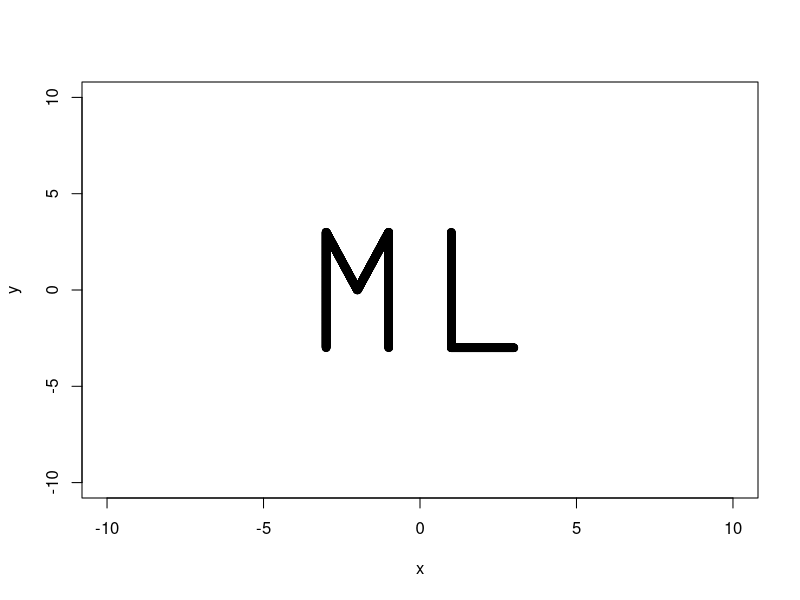
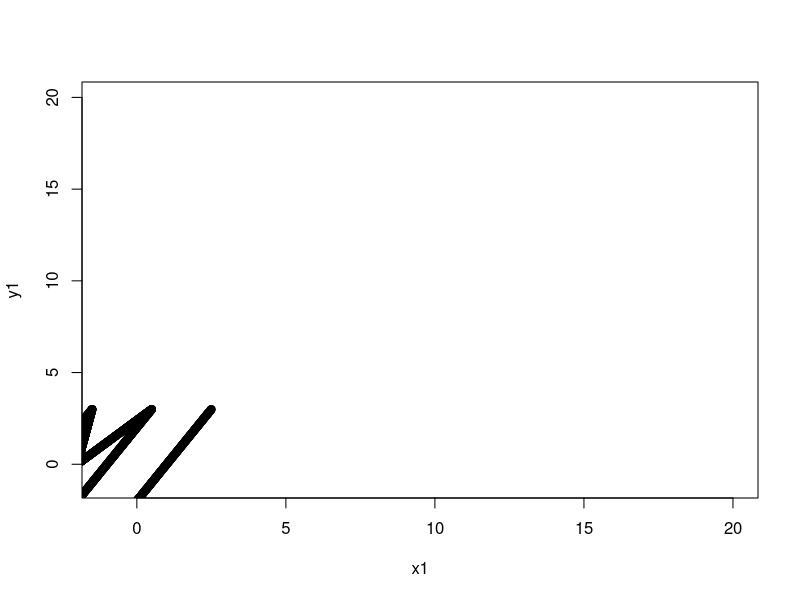
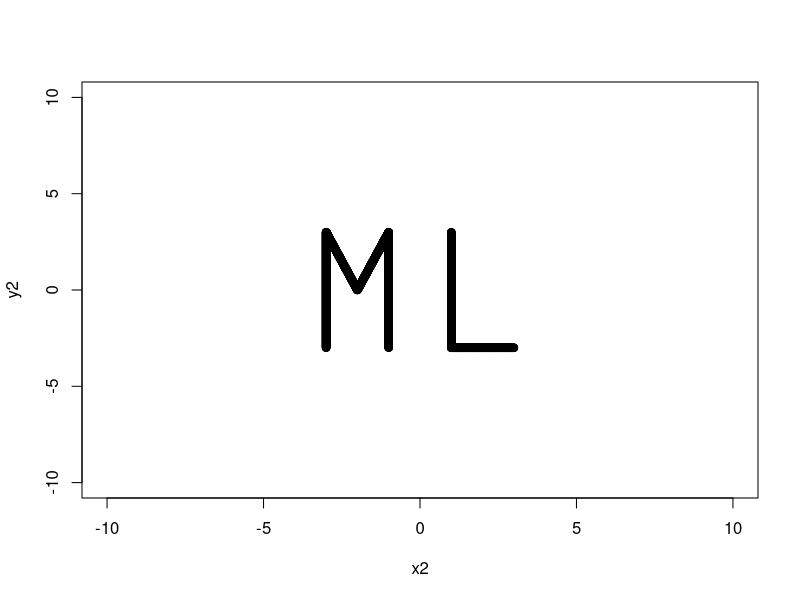
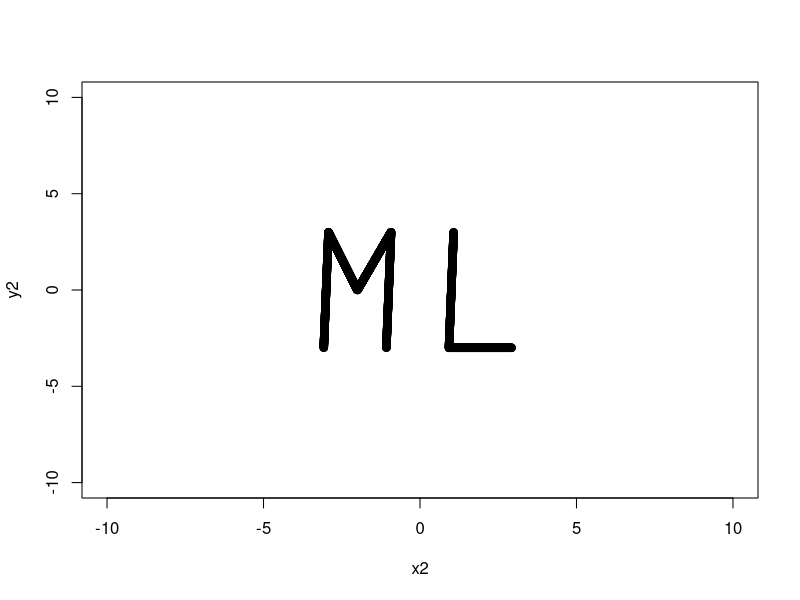
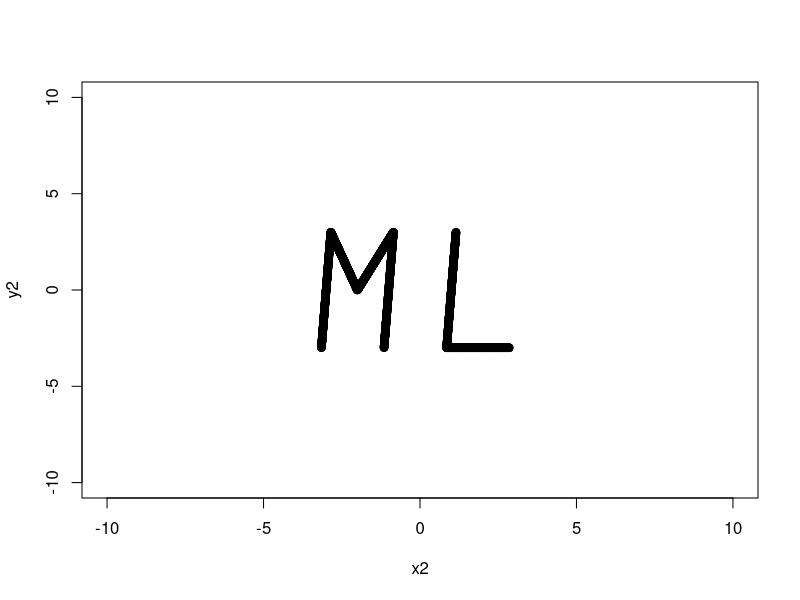
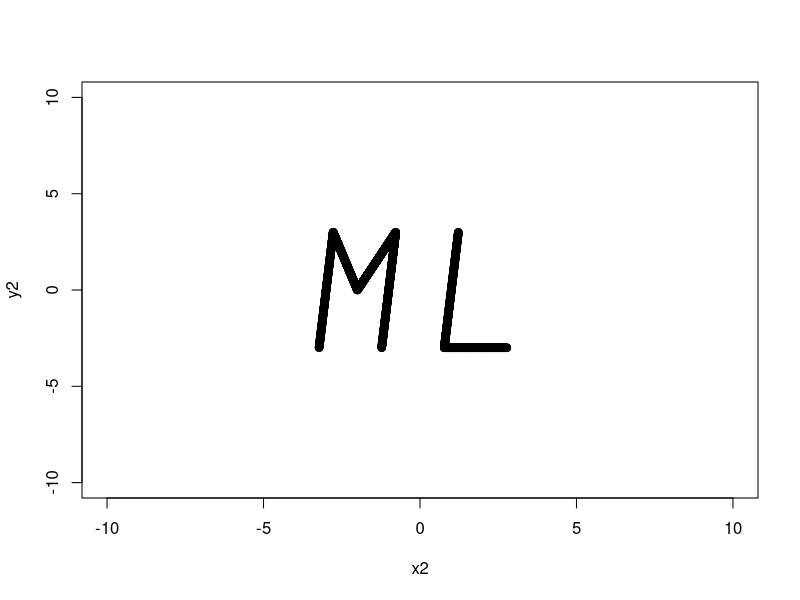
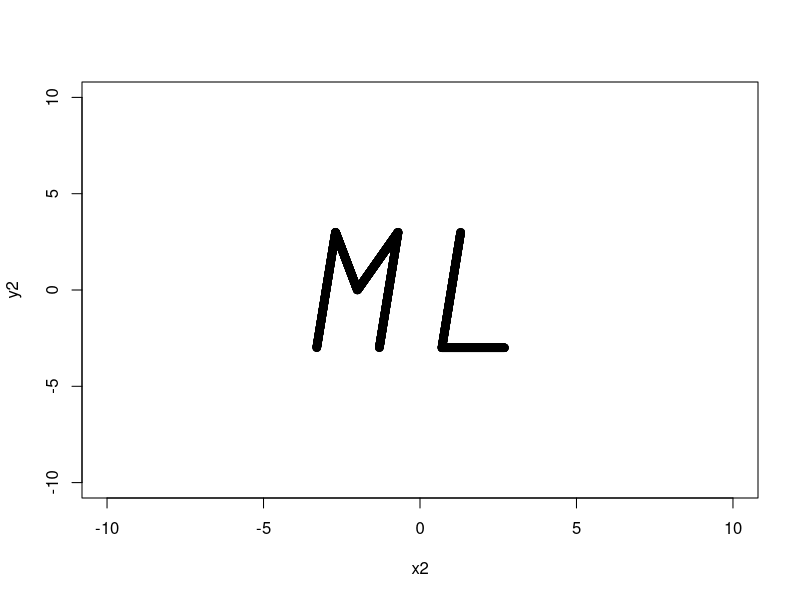
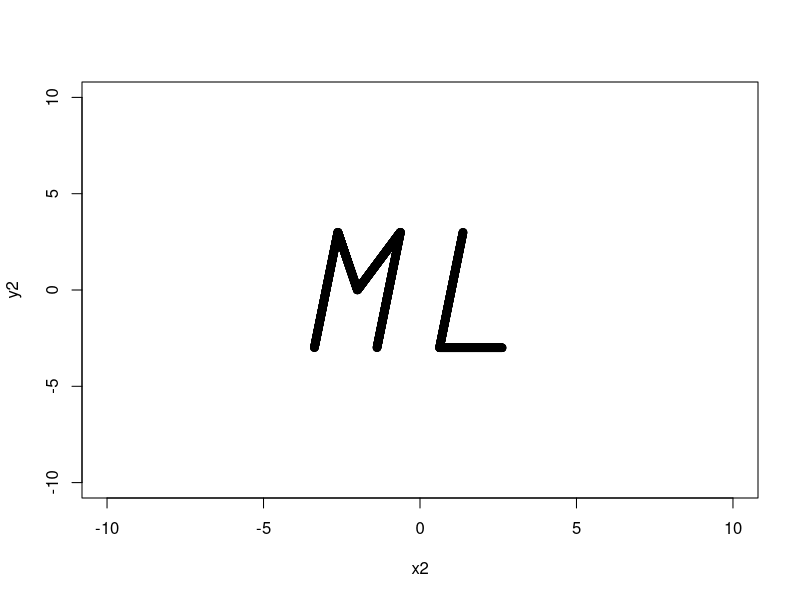

R code for these plots, in order:
## ---- chunk 1

x=c(rep(-3,500), seq(-3,-2,length.out=500), seq(-2,-1,length.out=500), rep(-1,500), rep(1,500), seq(1,3,length.out=500))

y=c(seq(-3,3,length.out=500), seq(3,0,length.out=500), seq(0,3,length.out=500), seq(3,-3,length.out=500), seq(3,-3,length.out=500), rep(-3,500))

z=rbind(x,y)

plot(y~x, xlim=c(-10,10), ylim=c(-10,10))

## ---- chunk 2

m <- diag(1,2,2) #Identity matrix in 2 dimensions

m1 <- matrix(c(1,0,0.5,1), nrow = 2, ncol = 2)

z1 <- m1 %*% z

x1 <- z1[1,]
y1 <- z1[2,]

plot(y1~x1, xlim=c(-1,20), ylim=c(-1,20))

## ---- chunk 3

for(i in 0:20) {
  m2 <- matrix(c(1,0,0.025*i,1), nrow = 2, ncol = 2)
  z2 <- m2 %*% z
  x2 <- z2[1,]
  y2 <- z2[2,]

plot(y2~x2, xlim=c(-10,10), ylim=c(-10,10))
}

for(i in 1:20) {
  m2 <- matrix(c(1,0,0.5-0.025*i,1), nrow = 2, ncol = 2)
  z2 <- m2 %*% z
  x2 <- z2[1,]
  y2 <- z2[2,]

plot(y2~x2, xlim=c(-10,10), ylim=c(-10,10))
}

for(i in 1:20) {
  m2 <- matrix(c(1+0.05*i,0,0,1+0.05*i), nrow = 2, ncol = 2)
  z2 <- m2 %*% z
  x2 <- z2[1,]
  y2 <- z2[2,]

plot(y2~x2, xlim=c(-10,10), ylim=c(-10,10))
}

for(i in 1:20) {
  m2 <- matrix(c(2-0.05*i,0,0,2-0.05*i), nrow = 2, ncol = 2)
  z2 <- m2 %*% z
  x2 <- z2[1,]
  y2 <- z2[2,]

plot(y2~x2, xlim=c(-10,10), ylim=c(-10,10))
}

for(i in 1:20) {
  d = (18 * i)*(pi / 180)
  m2 <- matrix(c(cos(d),sin(d),-sin(d),cos(d)), nrow = 2, ncol = 2)
  z2 <- m2 %*% z
  x2 <- z2[1,]
  y2 <- z2[2,]
  
plot(y2~x2, xlim=c(-10,10), ylim=c(-10,10))
}

for(i in 1:20) {
  d = -1 * (18 * i)*(pi / 180)
  m2 <- matrix(c(cos(d),sin(d),-sin(d),cos(d)), nrow = 2, ncol = 2)
  z2 <- m2 %*% z
  x2 <- z2[1,]
  y2 <- z2[2,]
  
plot(y2~x2, xlim=c(-10,10), ylim=c(-10,10))
}

## ---- chunk 4

m2 <- matrix(c(2,0,0,2), nrow = 2, ncol = 2)

z2 <- m2 %*% z

x2 <- z2[1,]
y2 <- z2[2,]

plot(y2~x2, xlim=c(-1,20), ylim=c(-1,20))

## ---- chunk 5

for(i in 1:50) {
  m20 <- matrix(c(1+0.02*i,0,0,1+0.02*i), nrow = 2, ncol = 2)
  z20 <- m20 %*% z
  x20 <- z20[1,]
  y20 <- z20[2,]

plot(y20~x20, xlim=c(-1,20), ylim=c(-1,20))
}

